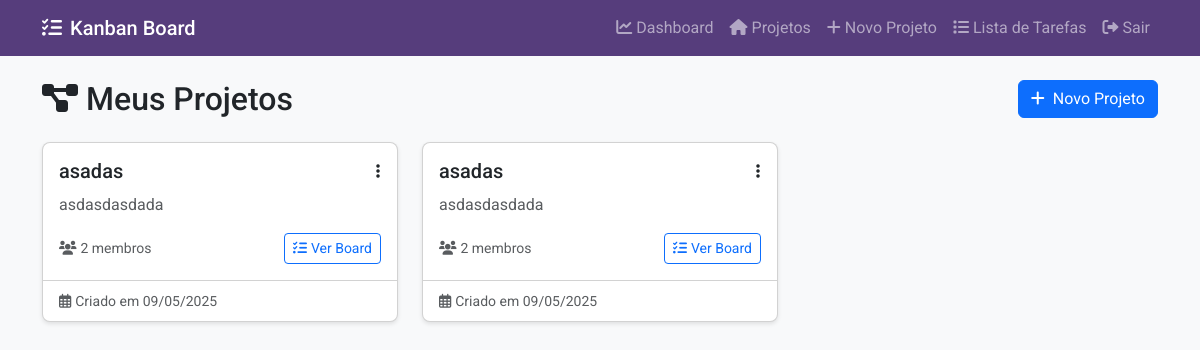
The app's page / (signed in), older data.
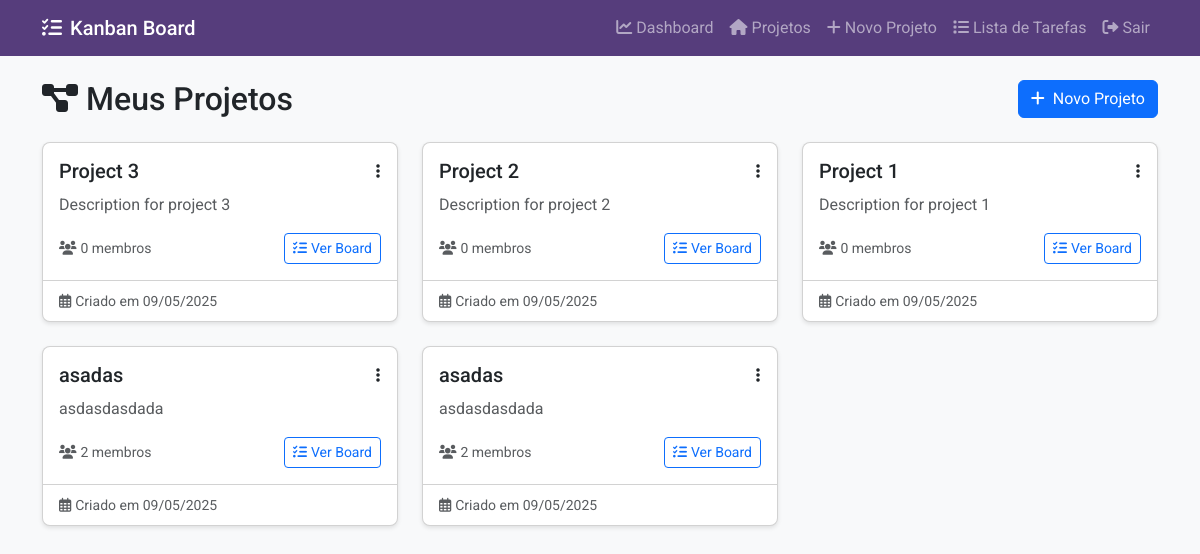
The same page, newer data.
### boards/models.py (models this page shows, shortened)
class Project(models.Model):
    title = models.CharField(max_length=200)
    description = models.TextField(blank=True)
    created_at = models.DateTimeField(auto_now_add=True)
    owner = models.ForeignKey(User, on_delete=models.CASCADE, related_name='owned_projects')
    members = models.ManyToManyField(User, related_name='member_projects')
    class Meta:
        ordering = ['-created_at']

### boards/views.py (the view)
# urls.py: path('', views.ProjectListView.as_view(), name='project-list'),
class ProjectListView(LoginRequiredMixin, ListView):
    model = Project
    template_name = 'kanban/project_list.html'
    context_object_name = 'projects'
    def get_queryset(self):
        return Project.objects.filter(members=self.request.user) | Project.objects.filter(owner=self.request.user)

### templates/kanban/project_list.html (shortened to what this page needs)
{% extends 'base.html' %}
{% block content %}
<div class="row mb-4">
    <div class="col">
        <h2 class="mb-0">
            <i class="fas fa-project-diagram me-2"></i>Meus Projetos
        </h2>
    </div>
    <div class="col text-end">
        <a href="{% url 'project-create' %}" class="btn btn-primary">
            <i class="fas fa-plus me-2"></i>Novo Projeto
        </a>
    </div>
</div>
<div class="row row-cols-1 row-cols-md-2 row-cols-lg-3 g-4">
    {% for project in projects %}
    <div class="col">
        <div class="card h-100">
            <div class="card-body">
                <div class="d-flex justify-content-between align-items-start mb-2">
                    <h5 class="card-title mb-0">{{ project.title }}</h5>
                    <div class="dropdown">
                        <button class="btn btn-link text-dark p-0" type="button" data-bs-toggle="dropdown">
                            <i class="fas fa-ellipsis-v"></i>
                        </button>
                    </div>
                </div>
                <p class="card-text text-muted mb-3">
                    {% if project.description %}
                        {{ project.description|truncatewords:30 }}
                    {% else %}
                        <em>Sem descrição</em>
                    {% endif %}
                </p>
                <div class="d-flex justify-content-between align-items-center">
                    <div class="small text-muted">
                        <i class="fas fa-users me-1"></i>{{ project.members.count }} membros
                    </div>
                    <a href="{% url 'project-detail' project.pk %}" class="btn btn-outline-primary btn-sm">
                        <i class="fas fa-tasks me-1"></i>Ver Board
                    </a>
                </div>
            </div>
            <div class="card-footer bg-transparent">
                <small class="text-muted">
                    <i class="far fa-calendar-alt me-1"></i>Criado em {{ project.created_at|date:"d/m/Y" }}
                </small>
            </div>
        </div>
    </div>
    {% endfor %}
</div>
{% endblock %}

### templates/base.html (shortened to what this page needs)
<!DOCTYPE html>
<html lang="pt-br">
<head>
    <link href="https://cdn.jsdelivr.net/npm/bootstrap@5.3.0/dist/css/bootstrap.min.css" rel="stylesheet">
    <link rel="stylesheet" href="https://cdnjs.cloudflare.com/ajax/libs/font-awesome/6.0.0-beta3/css/all.min.css">
</head>
<body>
    <nav class="navbar navbar-expand-lg navbar-dark mb-4">
        <div class="container">
            <a class="navbar-brand" href="{% url 'project-list' %}">
                <i class="fas fa-tasks me-2"></i>Kanban Board
            </a>
            <div class="collapse navbar-collapse" id="navbarNav">
                <ul class="navbar-nav ms-auto">
                    {% if user.is_authenticated %}
                        <li class="nav-item">
                            <a class="nav-link" href="{% url 'dashboard' %}">
                                <i class="fas fa-chart-line me-1"></i>Dashboard
                            </a>
                        </li>
                        <li class="nav-item">
                            <a class="nav-link" href="{% url 'project-list' %}">
                                <i class="fas fa-home me-1"></i>Projetos
                            </a>
                        </li>
                        <li class="nav-item">
                            <a class="nav-link" href="{% url 'project-create' %}">
                                <i class="fas fa-plus me-1"></i>Novo Projeto
                            </a>
                        </li>
                        <li class="nav-item">
                            <a class="nav-link" href="{% url 'task-list' %}">
                                <i class="fas fa-list me-1"></i>Lista de Tarefas
                            </a>
                        </li>
                        <li class="nav-item">
                            <a class="nav-link" href="{% url 'logout' %}">
                                <i class="fas fa-sign-out-alt me-1"></i>Sair
                            </a>
                        </li>
                    {% else %}
                        <li class="nav-item">
                            <a class="nav-link" href="{% url 'login' %}">
                                <i class="fas fa-sign-in-alt me-1"></i>Entrar
                            </a>
                        </li>
                    {% endif %}
                </ul>
            </div>
        </div>
    </nav>
    <div class="container mb-4">
        {% block content %}
        {% endblock %}
    </div>
</body>
</html>

### templates/base.html (style rules this page uses)
body { font-family: 'Roboto', sans-serif; background-color: #f8f9fa; }
.navbar { background-color: #563d7c; }
.navbar-brand { font-weight: 500; }
.card { border-radius: 8px; box-shadow: 0 2px 4px rgba(0,0,0,0.1); }

Row changes from the older to the newer data that the page shows:
added Project: title "Project 3", description "Description for project 3", members.count "0", created_at "09/05/2025"
added Project: title "Project 2", description "Description for project 2", members.count "0", created_at "09/05/2025"
added Project: title "Project 1", description "Description for project 1", members.count "0", created_at "09/05/2025"
